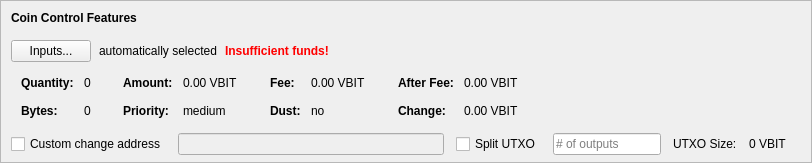
    <widget class="QFrame" name="frameCoinControl">
     <property name="sizePolicy">
      <sizepolicy hsizetype="Expanding" vsizetype="Expanding">
       <horstretch>0</horstretch>
       <verstretch>0</verstretch>
      </sizepolicy>
     </property>
     <property name="maximumSize">
      <size>
       <width>16777215</width>
       <height>16777215</height>
      </size>
     </property>
     <property name="frameShape">
      <enum>QFrame::StyledPanel</enum>
     </property>
     <property name="frameShadow">
      <enum>QFrame::Sunken</enum>
     </property>
     <layout class="QVBoxLayout" name="verticalLayoutCoinControl2">
      <property name="spacing">
       <number>0</number>
      </property>
      <property name="leftMargin">
       <number>0</number>
      </property>
      <property name="topMargin">
       <number>0</number>
      </property>
      <property name="rightMargin">
       <number>0</number>
      </property>
      <property name="bottomMargin">
       <number>6</number>
      </property>
      <item>
       <layout class="QVBoxLayout" name="verticalLayoutCoinControl" stretch="0,0,0,0,1">
        <property name="spacing">
         <number>0</number>
        </property>
        <property name="leftMargin">
         <number>10</number>
        </property>
        <property name="topMargin">
         <number>10</number>
        </property>
        <item>
         <layout class="QHBoxLayout" name="horizontalLayoutCoinControl1">
          <property name="bottomMargin">
           <number>15</number>
          </property>
          <item>
           <widget class="QLabel" name="labelCoinControlFeatures">
            <property name="sizePolicy">
             <sizepolicy hsizetype="Preferred" vsizetype="Maximum">
              <horstretch>0</horstretch>
              <verstretch>0</verstretch>
             </sizepolicy>
            </property>
            <property name="font">
             <font>
              <weight>75</weight>
              <bold>true</bold>
             </font>
            </property>
            <property name="styleSheet">
             <string notr="true">font-weight:bold;</string>
            </property>
            <property name="text">
             <string>Coin Control Features</string>
            </property>
           </widget>
          </item>
         </layout>
        </item>
        <item>
         <layout class="QHBoxLayout" name="horizontalLayoutCoinControl2" stretch="0,0,0,0">
          <property name="spacing">
           <number>8</number>
          </property>
          <property name="bottomMargin">
           <number>10</number>
          </property>
          <item>
           <widget class="QPushButton" name="pushButtonCoinControl">
            <property name="styleSheet">
             <string notr="true"/>
            </property>
            <property name="text">
             <string>Inputs...</string>
            </property>
            <property name="autoDefault">
             <bool>false</bool>
            </property>
           </widget>
          </item>
          <item>
           <widget class="QLabel" name="labelCoinControlAutomaticallySelected">
            <property name="text">
             <string>automatically selected</string>
            </property>
            <property name="margin">
             <number>5</number>
            </property>
           </widget>
          </item>
          <item>
           <widget class="QLabel" name="labelCoinControlInsuffFunds">
            <property name="font">
             <font>
              <weight>75</weight>
              <bold>true</bold>
             </font>
            </property>
            <property name="styleSheet">
             <string notr="true">color:red;font-weight:bold;</string>
            </property>
            <property name="text">
             <string>Insufficient funds!</string>
            </property>
            <property name="margin">
             <number>5</number>
            </property>
           </widget>
          </item>
          <item>
           <spacer name="horizontalSpacerCoinControl">
            <property name="orientation">
             <enum>Qt::Horizontal</enum>
            </property>
            <property name="sizeHint" stdset="0">
             <size>
              <width>40</width>
              <height>1</height>
             </size>
            </property>
           </spacer>
          </item>
         </layout>
        </item>
        <item>
         <widget class="QWidget" name="widgetCoinControl" native="true">
          <property name="sizePolicy">
           <sizepolicy hsizetype="Preferred" vsizetype="Preferred">
            <horstretch>0</horstretch>
            <verstretch>0</verstretch>
           </sizepolicy>
          </property>
          <property name="minimumSize">
           <size>
            <width>0</width>
            <height>0</height>
           </size>
          </property>
          <property name="styleSheet">
           <string notr="true"/>
          </property>
          <layout class="QHBoxLayout" name="horizontalLayoutCoinControl5">
           <property name="leftMargin">
            <number>0</number>
           </property>
           <property name="topMargin">
            <number>0</number>
           </property>
           <property name="rightMargin">
            <number>0</number>
           </property>
           <property name="bottomMargin">
            <number>0</number>
           </property>
           <item>
            <layout class="QHBoxLayout" name="horizontalLayoutCoinControl3" stretch="0,0,0,1">
             <property name="spacing">
              <number>20</number>
             </property>
             <property name="topMargin">
              <number>0</number>
             </property>
             <property name="bottomMargin">
              <number>10</number>
             </property>
             <item>
              <layout class="QFormLayout" name="formLayoutCoinControl1">
               <property name="horizontalSpacing">
                <number>10</number>
               </property>
               <property name="verticalSpacing">
                <number>14</number>
               </property>
               <property name="leftMargin">
                <number>10</number>
               </property>
               <property name="topMargin">
                <number>4</number>
               </property>
               <property name="rightMargin">
                <number>6</number>
               </property>
               <item row="0" column="0">
                <widget class="QLabel" name="labelCoinControlQuantityText">
                 <property name="font">
                  <font>
                   <weight>75</weight>
                   <bold>true</bold>
                  </font>
                 </property>
                 <property name="text">
                  <string>Quantity:</string>
                 </property>
                 <property name="margin">
                  <number>0</number>
                 </property>
                </widget>
               </item>
               <item row="0" column="1">
                <widget class="QLabel" name="labelCoinControlQuantity">
                 <property name="cursor">
                  <cursorShape>IBeamCursor</cursorShape>
                 </property>
                 <property name="contextMenuPolicy">
                  <enum>Qt::ActionsContextMenu</enum>
                 </property>
                 <property name="text">
                  <string notr="true">0</string>
                 </property>
                 <property name="margin">
                  <number>0</number>
                 </property>
                 <property name="textInteractionFlags">
                  <set>Qt::LinksAccessibleByMouse|Qt::TextSelectableByKeyboard|Qt::TextSelectableByMouse</set>
                 </property>
                </widget>
               </item>
               <item row="1" column="0">
                <widget class="QLabel" name="labelCoinControlBytesText">
                 <property name="font">
                  <font>
                   <weight>75</weight>
                   <bold>true</bold>
                  </font>
                 </property>
                 <property name="text">
                  <string>Bytes:</string>
                 </property>
                </widget>
               </item>
               <item row="1" column="1">
                <widget class="QLabel" name="labelCoinControlBytes">
                 <property name="cursor">
                  <cursorShape>IBeamCursor</cursorShape>
                 </property>
                 <property name="contextMenuPolicy">
                  <enum>Qt::ActionsContextMenu</enum>
                 </property>
                 <property name="text">
                  <string notr="true">0</string>
                 </property>
                 <property name="textInteractionFlags">
                  <set>Qt::LinksAccessibleByMouse|Qt::TextSelectableByKeyboard|Qt::TextSelectableByMouse</set>
                 </property>
                </widget>
               </item>
              </layout>
             </item>
             <item>
              <layout class="QFormLayout" name="formLayoutCoinControl2">
               <property name="horizontalSpacing">
                <number>10</number>
               </property>
               <property name="verticalSpacing">
                <number>14</number>
               </property>
               <property name="leftMargin">
                <number>6</number>
               </property>
               <property name="topMargin">
                <number>4</number>
               </property>
               <property name="rightMargin">
                <number>6</number>
               </property>
               <item row="0" column="0">
                <widget class="QLabel" name="labelCoinControlAmountText">
                 <property name="font">
                  <font>
                   <weight>75</weight>
                   <bold>true</bold>
                  </font>
                 </property>
                 <property name="text">
                  <string>Amount:</string>
                 </property>
                 <property name="margin">
                  <number>0</number>
                 </property>
                </widget>
               </item>
               <item row="0" column="1">
                <widget class="QLabel" name="labelCoinControlAmount">
                 <property name="cursor">
                  <cursorShape>IBeamCursor</cursorShape>
                 </property>
                 <property name="contextMenuPolicy">
                  <enum>Qt::ActionsContextMenu</enum>
                 </property>
                 <property name="text">
                  <string notr="true">0.00 VBIT</string>
                 </property>
                 <property name="textInteractionFlags">
                  <set>Qt::LinksAccessibleByMouse|Qt::TextSelectableByKeyboard|Qt::TextSelectableByMouse</set>
                 </property>
                </widget>
               </item>
               <item row="1" column="0">
                <widget class="QLabel" name="labelCoinControlPriorityText">
                 <property name="font">
                  <font>
                   <weight>75</weight>
                   <bold>true</bold>
                  </font>
                 </property>
                 <property name="text">
                  <string>Priority:</string>
                 </property>
                </widget>
               </item>
               <item row="1" column="1">
                <widget class="QLabel" name="labelCoinControlPriority">
                 <property name="cursor">
                  <cursorShape>IBeamCursor</cursorShape>
                 </property>
                 <property name="contextMenuPolicy">
                  <enum>Qt::ActionsContextMenu</enum>
                 </property>
                 <property name="text">
                  <string>medium</string>
                 </property>
                 <property name="textInteractionFlags">
                  <set>Qt::LinksAccessibleByMouse|Qt::TextSelectableByKeyboard|Qt::TextSelectableByMouse</set>
                 </property>
                </widget>
               </item>
              </layout>
             </item>
             <item>
              <layout class="QFormLayout" name="formLayoutCoinControl3">
               <property name="horizontalSpacing">
                <number>10</number>
               </property>
               <property name="verticalSpacing">
                <number>14</number>
               </property>
               <property name="leftMargin">
                <number>6</number>
               </property>
               <property name="topMargin">
                <number>4</number>
               </property>
               <property name="rightMargin">
                <number>6</number>
               </property>
               <item row="0" column="0">
                <widget class="QLabel" name="labelCoinControlFeeText">
                 <property name="font">
                  <font>
                   <weight>75</weight>
                   <bold>true</bold>
                  </font>
                 </property>
                 <property name="text">
                  <string>Fee:</string>
                 </property>
                 <property name="margin">
                  <number>0</number>
                 </property>
                </widget>
               </item>
               <item row="0" column="1">
                <widget class="QLabel" name="labelCoinControlFee">
                 <property name="cursor">
                  <cursorShape>IBeamCursor</cursorShape>
                 </property>
                 <property name="contextMenuPolicy">
                  <enum>Qt::ActionsContextMenu</enum>
                 </property>
                 <property name="text">
                  <string notr="true">0.00 VBIT</string>
                 </property>
                 <property name="textInteractionFlags">
                  <set>Qt::LinksAccessibleByMouse|Qt::TextSelectableByKeyboard|Qt::TextSelectableByMouse</set>
                 </property>
                </widget>
               </item>
               <item row="1" column="0">
                <widget class="QLabel" name="labelCoinControlLowOutputText">
                 <property name="font">
                  <font>
                   <weight>75</weight>
                   <bold>true</bold>
                  </font>
                 </property>
                 <property name="text">
                  <string>Dust:</string>
                 </property>
                </widget>
               </item>
               <item row="1" column="1">
                <widget class="QLabel" name="labelCoinControlLowOutput">
                 <property name="cursor">
                  <cursorShape>IBeamCursor</cursorShape>
                 </property>
                 <property name="contextMenuPolicy">
                  <enum>Qt::ActionsContextMenu</enum>
                 </property>
                 <property name="text">
                  <string>no</string>
                 </property>
                 <property name="textInteractionFlags">
                  <set>Qt::LinksAccessibleByMouse|Qt::TextSelectableByKeyboard|Qt::TextSelectableByMouse</set>
                 </property>
                </widget>
               </item>
              </layout>
             </item>
             <item>
              <layout class="QFormLayout" name="formLayoutCoinControl4">
               <property name="horizontalSpacing">
                <number>10</number>
               </property>
               <property name="verticalSpacing">
                <number>14</number>
               </property>
               <property name="leftMargin">
                <number>6</number>
               </property>
               <property name="topMargin">
                <number>4</number>
               </property>
               <property name="rightMargin">
                <number>6</number>
               </property>
               <item row="0" column="0">
                <widget class="QLabel" name="labelCoinControlAfterFeeText">
                 <property name="font">
                  <font>
                   <weight>75</weight>
                   <bold>true</bold>
                  </font>
                 </property>
                 <property name="text">
                  <string>After Fee:</string>
                 </property>
                 <property name="margin">
                  <number>0</number>
                 </property>
                </widget>
               </item>
               <item row="0" column="1">
                <widget class="QLabel" name="labelCoinControlAfterFee">
                 <property name="cursor">
                  <cursorShape>IBeamCursor</cursorShape>
                 </property>
                 <property name="contextMenuPolicy">
                  <enum>Qt::ActionsContextMenu</enum>
                 </property>
                 <property name="text">
                  <string notr="true">0.00 VBIT</string>
                 </property>
                 <property name="textInteractionFlags">
                  <set>Qt::LinksAccessibleByMouse|Qt::TextSelectableByKeyboard|Qt::TextSelectableByMouse</set>
                 </property>
                </widget>
               </item>
               <item row="1" column="0">
                <widget class="QLabel" name="labelCoinControlChangeText">
                 <property name="font">
                  <font>
                   <weight>75</weight>
                   <bold>true</bold>
                  </font>
                 </property>
                 <property name="text">
                  <string>Change:</string>
                 </property>
                </widget>
               </item>
               <item row="1" column="1">
                <widget class="QLabel" name="labelCoinControlChange">
                 <property name="cursor">
                  <cursorShape>IBeamCursor</cursorShape>
                 </property>
                 <property name="contextMenuPolicy">
                  <enum>Qt::ActionsContextMenu</enum>
                 </property>
                 <property name="text">
                  <string notr="true">0.00 VBIT</string>
                 </property>
                 <property name="textInteractionFlags">
                  <set>Qt::LinksAccessibleByMouse|Qt::TextSelectableByKeyboard|Qt::TextSelectableByMouse</set>
                 </property>
                </widget>
               </item>
              </layout>
             </item>
            </layout>
           </item>
          </layout>
         </widget>
        </item>
        <item>
         <layout class="QHBoxLayout" name="horizontalLayoutCoinControl4" stretch="0,0,0,0,0,0,0">
          <property name="spacing">
           <number>12</number>
          </property>
          <property name="sizeConstraint">
           <enum>QLayout::SetDefaultConstraint</enum>
          </property>
          <property name="topMargin">
           <number>5</number>
          </property>
          <property name="rightMargin">
           <number>5</number>
          </property>
          <item>
           <widget class="QCheckBox" name="checkBoxCoinControlChange">
            <property name="toolTip">
             <string>If this is activated, but the change address is empty or invalid, change will be sent to a newly generated address.</string>
            </property>
            <property name="text">
             <string>Custom change address</string>
            </property>
           </widget>
          </item>
          <item>
           <widget class="QValidatedLineEdit" name="lineEditCoinControlChange">
            <property name="enabled">
             <bool>false</bool>
            </property>
            <property name="sizePolicy">
             <sizepolicy hsizetype="Expanding" vsizetype="Fixed">
              <horstretch>0</horstretch>
              <verstretch>0</verstretch>
             </sizepolicy>
            </property>
           </widget>
          </item>
          <item>
           <widget class="QCheckBox" name="splitBlockCheckBox">
            <property name="text">
             <string>Split UTXO</string>
            </property>
           </widget>
          </item>
          <item>
           <widget class="QLineEdit" name="splitBlockLineEdit">
            <property name="sizePolicy">
             <sizepolicy hsizetype="Fixed" vsizetype="Fixed">
              <horstretch>50</horstretch>
              <verstretch>0</verstretch>
             </sizepolicy>
            </property>
            <property name="placeholderText">
             <string># of outputs</string>
            </property>
           </widget>
          </item>
          <item>
           <widget class="QLabel" name="labelBlockSizeText">
            <property name="text">
             <string>UTXO Size:</string>
            </property>
           </widget>
          </item>
          <item>
           <widget class="QLabel" name="labelBlockSize">
            <property name="text">
             <string>0 VBIT</string>
            </property>
           </widget>
          </item>
          <item>
           <widget class="QLabel" name="labelCoinControlChangeLabel">
            <property name="sizePolicy">
             <sizepolicy hsizetype="Preferred" vsizetype="Expanding">
              <horstretch>0</horstretch>
              <verstretch>0</verstretch>
             </sizepolicy>
            </property>
            <property name="minimumSize">
             <size>
              <width>0</width>
              <height>0</height>
             </size>
            </property>
            <property name="text">
             <string/>
            </property>
            <property name="margin">
             <number>3</number>
            </property>
           </widget>
          </item>
         </layout>
        </item>
        <item>
         <spacer name="verticalSpacerCoinControl">
          <property name="orientation">
           <enum>Qt::Vertical</enum>
          </property>
          <property name="sizeHint" stdset="0">
           <size>
            <width>800</width>
            <height>1</height>
           </size>
          </property>
         </spacer>
        </item>
       </layout>
      </item>
     </layout>
    </widget>
